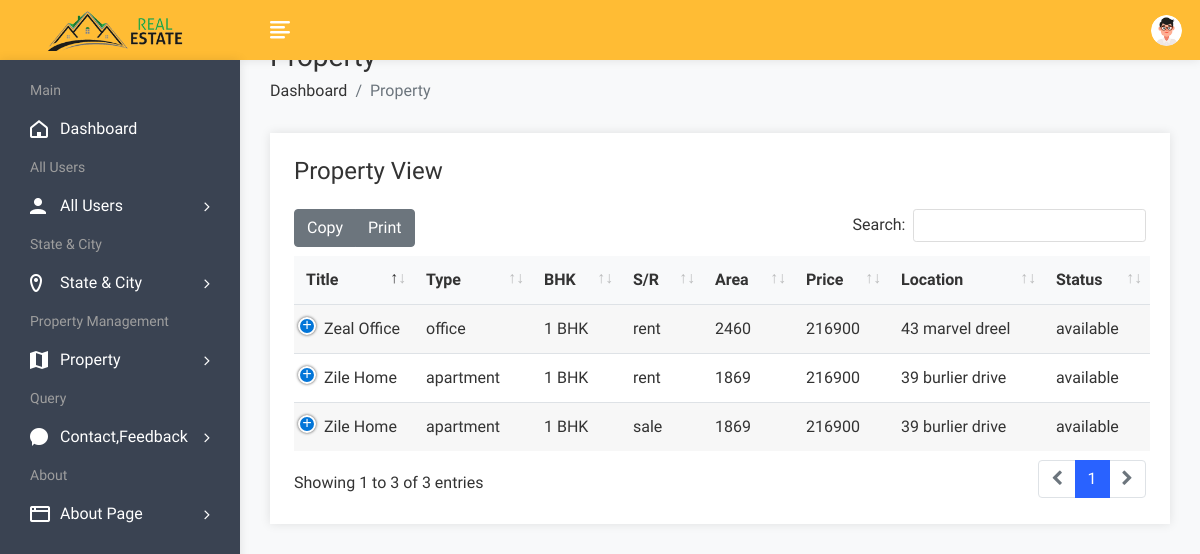
The app's page /admin/propertyview.php (signed in) with its own data.
### tables this page shows
CREATE TABLE `property` (
  `pid` int(11) NOT NULL,
  `title` varchar(200) NOT NULL,
  `pcontent` longtext NOT NULL,
  `type` varchar(100) NOT NULL,
  `bhk` varchar(50) NOT NULL,
  `stype` varchar(100) NOT NULL,
  `bedroom` int(50) NOT NULL,
  `bathroom` int(50) NOT NULL,
  `balcony` int(50) NOT NULL,
  `kitchen` int(50) NOT NULL,
  `hall` int(50) NOT NULL,
  `floor` varchar(50) NOT NULL,
  `size` int(50) NOT NULL,
  `price` int(50) NOT NULL,
  `location` varchar(200) NOT NULL,
  `city` varchar(100) NOT NULL,
  `state` varchar(100) NOT NULL,
  `feature` longtext NOT NULL,
  `pimage` varchar(300) NOT NULL,
  `pimage1` varchar(300) NOT NULL,
  `pimage2` varchar(300) NOT NULL,
  `pimage3` varchar(300) NOT NULL,
  `pimage4` varchar(300) NOT NULL,
  `uid` int(50) NOT NULL,
  `status` varchar(50) NOT NULL,
  `mapimage` varchar(300) NOT NULL,
  `topmapimage` varchar(300) NOT NULL,
  `groundmapimage` varchar(300) NOT NULL,
  `totalfloor` varchar(50) NOT NULL,
  `date` datetime NOT NULL DEFAULT current_timestamp(),
  `isfeatured` int(11) NOT NULL
);

### admin/propertyview.php (the view, shortened to what this page needs)
<!DOCTYPE html>
<html lang="en">
<head>
        <link rel="stylesheet" href="assets/css/bootstrap.min.css">
        <link rel="stylesheet" href="assets/css/font-awesome.min.css">
        <link rel="stylesheet" href="assets/css/feathericon.min.css">
		<link rel="stylesheet" href="assets/plugins/datatables/dataTables.bootstrap4.min.css">
		<link rel="stylesheet" href="assets/plugins/datatables/responsive.bootstrap4.min.css">
		<link rel="stylesheet" href="assets/plugins/datatables/select.bootstrap4.min.css">
		<link rel="stylesheet" href="assets/plugins/datatables/buttons.bootstrap4.min.css">
        <link rel="stylesheet" href="assets/css/style.css">
    </head>
    <body>
				<?php include("header.php"); ?>
            <div class="page-wrapper">
                <div class="content container-fluid">
					<div class="page-header">
						<div class="row">
							<div class="col">
								<h3 class="page-title">Property</h3>
								<ul class="breadcrumb">
									<li class="breadcrumb-item"><a href="dashboard.php">Dashboard</a></li>
									<li class="breadcrumb-item active">Property</li>
								</ul>
							</div>
						</div>
					</div>
					<div class="row">
                            <div class="col-12">
                                <div class="card">
                                    <div class="card-body">
                                        <h4 class="header-title mt-0 mb-4">Property View</h4>
                                        <table id="datatable-buttons" class="table table-striped dt-responsive nowrap">
                                            <thead>
                                                <tr>
                                                    <th>Title</th>
                                                    <th>Type</th>
                                                    <th>BHK</th>
                                                    <th>S/R</th>
													<th>Area</th>
                                                    <th>Price</th>
                                                    <th>Location</th>
													<th>Status</th>
                                                </tr>
                                            </thead>
                                            <tbody>
												<?php
													$query=mysqli_query($con,"SELECT * FROM property");
													while($row=mysqli_fetch_row($query))
													{
												?>
                                                <tr>
                                                    <td><?php echo $row['1']; ?></td>
                                                    <td><?php echo $row['3']; ?></td>
                                                    <td><?php echo $row['4']; ?></td>
                                                    <td><?php echo $row['5']; ?></td>
                                                    <td><?php echo $row['12']; ?></td>
                                                    <td><?php echo $row['13']; ?></td>
                                                    <td><?php echo $row['14']; ?></td>
                                                    <td><?php echo $row['24']; ?></td>
                                                </tr>
                                               <?php
												}
												?>
                                            </tbody>
                                        </table>
                                    </div>
                                </div>
                            </div>
                        </div>
				</div>
			</div>
		<?php include "inc/footer.php"  ?>

### records on screen
property: title "Zile Home", type "apartment", bhk "1 BHK", stype "rent", size "1869", price "216900", location "39 burlier drive", status "available"
property: title "Zile Home", type "apartment", bhk "1 BHK", stype "sale", size "1869", price "216900", location "39 burlier drive", status "available"
property: title "Zeal Office", type "office", bhk "1 BHK", stype "rent", size "2460", price "216900", location "43 marvel dreel", status "available"
